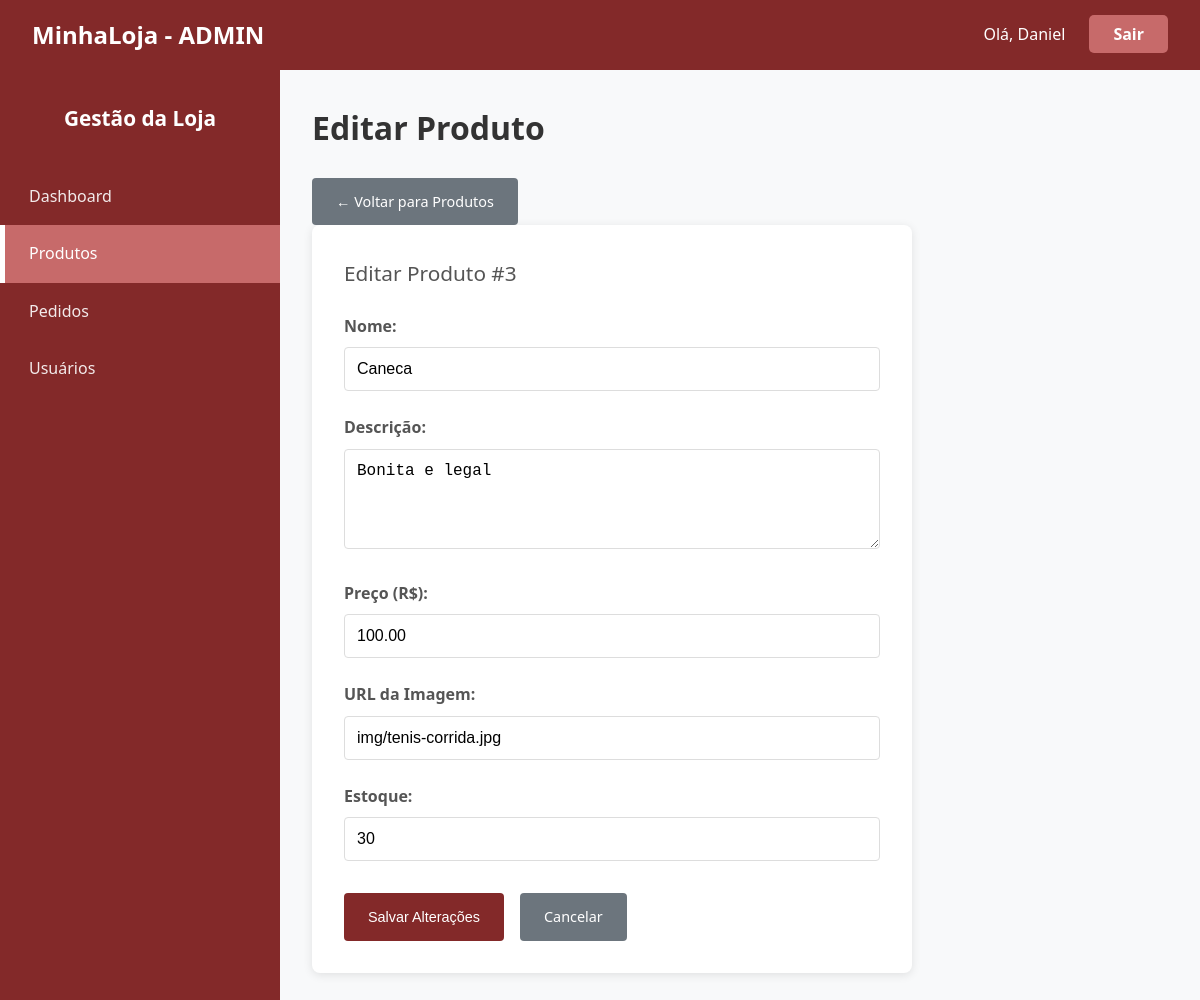
The app's page /admin_editar_produto.php?id=3 (signed in) with its own data.
### tables this page shows
CREATE TABLE `produtos` (
  `id` int(11) NOT NULL,
  `nome` varchar(255) NOT NULL,
  `descricao` text DEFAULT NULL,
  `preco` decimal(10,2) NOT NULL,
  `imagem_url` varchar(255) NOT NULL,
  `estoque` int(11) NOT NULL DEFAULT 0
);

### admin_editar_produto.php (the view, shortened to what this page needs)
<?php
require_once 'config.php';
$nome_admin = $_SESSION['usuario_nome'] ?? "Administrador";
$produto = null;
if (isset($_GET['id'])) {
    $id = intval($_GET['id']);
    $sql = "SELECT * FROM produtos WHERE id = ?";
    $stmt = $conn->prepare($sql);
    if ($stmt) {
        $stmt->bind_param("i", $id);
        $stmt->execute();
        $resultado = $stmt->get_result();
        if ($resultado->num_rows > 0) {
            $produto = $resultado->fetch_assoc();
        } else {
            $mensagem_status = "<p class='error'>Produto não encontrado.</p>";
        }
    }
}
?>
<!DOCTYPE html>
<html lang="pt-br">
<head>
</head>
<body>
<header class="navbar">
    <div class="container">
        <h1 class="logo">MinhaLoja - ADMIN</h1>
        <nav>
            <ul>
                <li>Olá, <?php echo htmlspecialchars($nome_admin); ?></li>
                <li><a href="logout.php" class="logout-btn">Sair</a></li>
            </ul>
        </nav>
    </div>
</header>
<div class="admin-layout">
    <aside class="admin-sidebar">
        <h3>Gestão da Loja</h3>
        <ul>
            <li><a href="admin_dashboard.php">Dashboard</a></li>
            <li class="active"><a href="admin_produtos.php">Produtos</a></li>
            <li><a href="admin_pedidos.php">Pedidos</a></li>
            <li><a href="admin_usuarios.php">Usuários</a></li>
        </ul>
    </aside>
    <main class="admin-content">
        <h1>Editar Produto</h1>
        <a href="admin_produtos.php" class="btn btn-secondary">← Voltar para Produtos</a>
        <?php if ($produto): ?>
            <div class="form-container">
                <h3>Editar Produto #<?php echo $produto['id']; ?></h3>
                <form action="" method="POST">
                    <div class="form-group">
                        <label>Nome:</label>
                        <input type="text" name="nome" value="<?php echo htmlspecialchars($produto['nome']); ?>" required>
                    </div>
                    <div class="form-group">
                        <label>Descrição:</label>
                        <textarea name="descricao"><?php echo htmlspecialchars($produto['descricao']); ?></textarea>
                    </div>
                    <div class="form-group">
                        <label>Preço (R$):</label>
                        <input type="number" step="0.01" name="preco" value="<?php echo $produto['preco']; ?>" required>
                    </div>
                    <div class="form-group">
                        <label>URL da Imagem:</label>
                        <input type="text" name="imagem_url" value="<?php echo htmlspecialchars($produto['imagem_url']); ?>" required
                               oninput="updateImagePreview(this.value)">
                    </div>
                    <div class="form-group">
                        <label>Estoque:</label>
                        <input type="number" name="estoque" value="<?php echo $produto['estoque']; ?>" required>
                    </div>
                    <div class="btn-group">
                        <button type="submit" class="btn btn-primary">Salvar Alterações</button>
                        <a href="admin_produtos.php" class="btn btn-secondary">Cancelar</a>
                    </div>
                </form>
            </div>
        <?php endif; ?>
    </main>
</div>
</body>
</html>

### admin_editar_produto.php (style rules this page uses)
* { margin: 0; padding: 0; box-sizing: border-box; }
body { font-family: 'Segoe UI', Tahoma, Geneva, Verdana, sans-serif; background-color: #f8f9fa; color: #333; line-height: 1.6; }
.navbar { background-color: rgb(131, 41, 41); color: white; padding: 1rem 0; box-shadow: 0 2px 4px rgba(0,0,0,0.1); }
.navbar .container { display: flex; justify-content: space-between; align-items: center; max-width: 1200px; margin: 0 auto; padding: 0 2rem; }
.logo { color: white; font-size: 1.5rem; font-weight: bold; margin: 0; }
.navbar ul { list-style: none; display: flex; gap: 1.5rem; align-items: center; }
.navbar li { color: white; font-weight: 500; }
.logout-btn { background-color: rgba(199, 106, 106, 1); color: white; padding: 0.5rem 1.5rem; border-radius: 5px; text-decoration: none; font-weight: bold; transition: background-color 0.3s ease; }
.admin-layout { display: flex; min-height: calc(100vh - 80px); max-width: 1200px; }
.admin-sidebar { width: 280px; background-color: rgb(131, 41, 41); color: white; padding: 2rem 0; }
.admin-sidebar h3 { text-align: center; margin-bottom: 2rem; color: white; font-size: 1.3rem; padding: 0 1.5rem; }
.admin-sidebar ul { list-style: none; padding: 0; margin: 0; }
.admin-sidebar li a { display: block; padding: 1rem 1.5rem; color: rgba(255, 255, 255, 0.9); text-decoration: none; border-left: 5px solid transparent; transition: all 0.3s ease; font-weight: 500; }
.admin-sidebar li:hover a, .admin-sidebar li.active a { background-color: rgba(199, 106, 106, 1); border-left-color: white; color: white; }
.admin-content { flex-grow: 1; padding: 2rem; background-color: #f8f9fa; }
.admin-content h1 { color: #333; margin-bottom: 1.5rem; font-size: 2rem; font-weight: 600; }
.admin-content h3 { color: #555; margin-bottom: 1.5rem; font-size: 1.3rem; font-weight: 500; }
.form-container { background-color: #fff; padding: 2rem; border-radius: 8px; box-shadow: 0 2px 10px rgba(0,0,0,0.1); margin-bottom: 2rem; max-width: 600px; }
.form-group { margin-bottom: 1.5rem; }
.form-group label { display: block; margin-bottom: 0.5rem; font-weight: 600; color: #555; }
.form-group input, .form-group textarea, .form-group select { width: 100%; padding: 0.75rem; border: 1px solid #ddd; border-radius: 4px; font-size: 1rem; transition: border-color 0.3s ease; }
.form-group textarea { height: 100px; resize: vertical; }
.btn-group { display: flex; gap: 1rem; margin-top: 2rem; }
.btn { padding: 0.75rem 1.5rem; border-radius: 4px; text-decoration: none; font-size: 0.9rem; font-weight: 500; transition: all 0.3s ease; border: none; cursor: pointer; display: inline-block; text-align: center; }
.btn-primary { background-color: rgb(131, 41, 41); color: white; }
.btn-secondary { background-color: #6c757d; color: white; }

### records on screen
produtos: id "3", nome "Caneca", descricao "Bonita e legal", preco "100.00", imagem_url "img/tenis-corrida.jpg", estoque "30"

### other values on screen
$nome_admin "Daniel"
